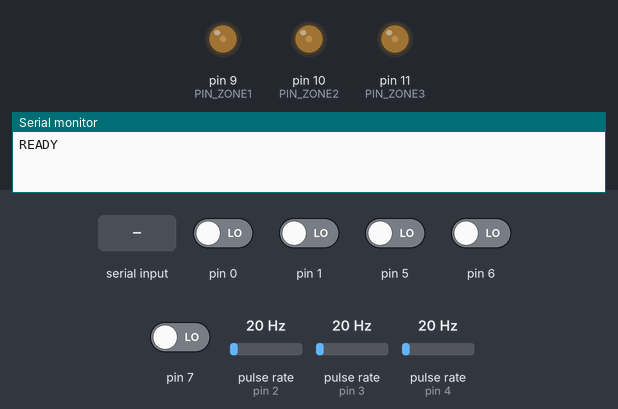
Recording of a sketch running on a simulated Arduino Nano, built with avr-gcc and run on an emulated ATmega328P. On the bench: output pins drawn as LEDs (lit = HIGH), the last lines printed to the serial monitor. Wiring (inferred from the names in the program): 3 × pulse sensor: data pin 2 / data pin 3 / data pin 4. The inputs (shaded band) are chosen by the test bench; at power-on: pin 0, pin 1, pin 5–7 LOW, pulse rate (sensors on pin 2, pin 3, pin 4) 20 Hz.

Above: at 1.2 s.
1.3 s: "Z1:128\n" received over Serial
At 1.8 s:
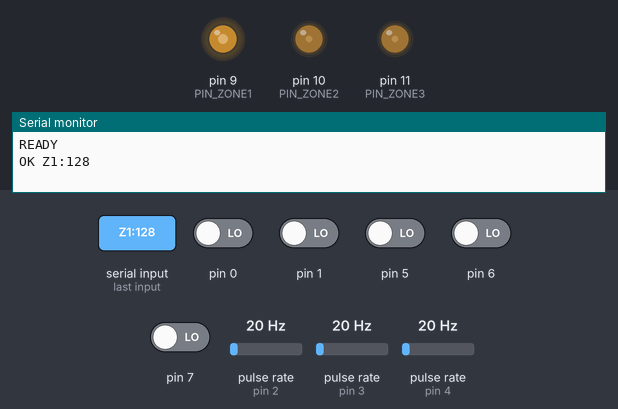
2.8 s: "A:128\n" received over Serial
At 4.0 s:
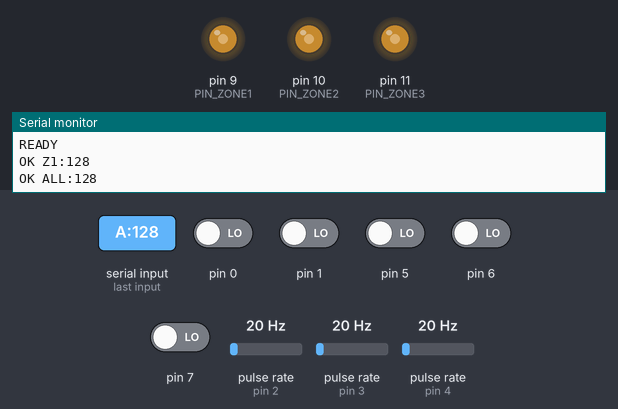
4.3 s: "W:30\n" received over Serial
At 35.2 s:
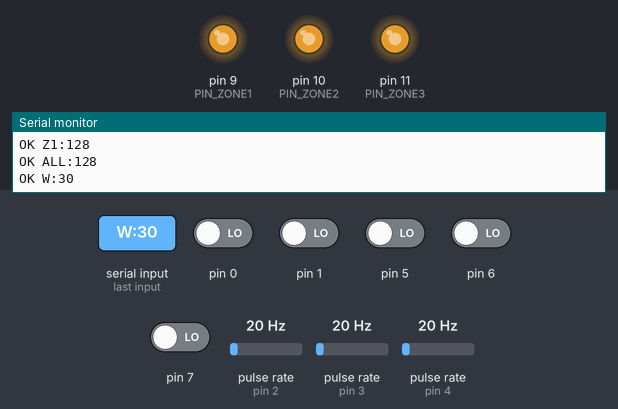
Timing chart, 0 to 35.8 s (numbered marks = the images above; inputs shaded):
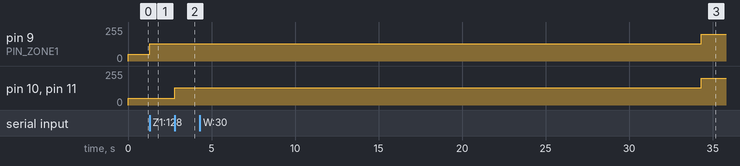

Measured:
- after the input at 1.3 s, pin 9 (PIN_ZONE1): 50/255 → 128/255 at once
- after the input at 2.8 s, pin 10 (PIN_ZONE2), pin 11 (PIN_ZONE3): 50/255 → 128/255 at once
- after the input at 4.3 s, pin 9 (PIN_ZONE1), pin 10 (PIN_ZONE2), pin 11 (PIN_ZONE3): 128/255 → 200/255 after 30.0 s

The sketch:

fan_zone_control.ino
```cpp
/*
 * fan_zone_control.ino  —  proxmox-fancontrol firmware v1
 * 3-Zone PWM fan controller for Arduino Nano (ATmega328P)
 *
 * Zones (PWM out):
 *   Zone 1 → Pin  9 (OC1A, Timer1) — Front fans: drive stack cooling
 *   Zone 2 → Pin 10 (OC1B, Timer1) — Top fans:   CPU + airflow
 *   Zone 3 → Pin 11 (OC2A, Timer2) — Rear fan:   CPU + airflow
 *
 * Tach (optional, RPM in): connect ONE fan's tach wire per zone
 *   Zone 1 → D2 (INT0)   Zone 2 → D3 (INT1)   Zone 3 → D4 (PCINT20)
 *   Internal pull-ups are enabled. Never join tach wires of several fans.
 *   Unconnected tach pins simply report 0.
 *
 * PWM frequency:
 *   Pins 9 & 10 (Timer1): 25 kHz   — proper 4-pin PWM fan spec
 *   Pin  11    (Timer2):  ~31.4 kHz — close enough for most fans
 *
 * Serial protocol (9600 baud, newline terminated):
 *   "Z1:128"  → set zone 1 to PWM 128 (0–255)       reply "OK Z1:128"
 *   "A:128"   → set all zones                        reply "OK ALL:128"
 *   "?"       → query PWM                            reply "Z1:128 Z2:200 Z3:50"
 *   "V"       → firmware version                     reply "VER 1"
 *   "R"       → fan RPM per zone                     reply "R1:1200 R2:900 R3:0"
 *   "W:30"    → watchdog: if no command for 30 s, set all zones to
 *               FAILSAFE_PWM until the host talks again. "W:0" disables.
 *               Off at boot; the daemon enables it when it connects.
 */

// ── Pin assignments ──────────────────────────────────────────────
const uint8_t PIN_ZONE1 = 9;   // Front fans  (Timer1A)
const uint8_t PIN_ZONE2 = 10;  // Top fans    (Timer1B)
const uint8_t PIN_ZONE3 = 11;  // Rear fan    (Timer2A)

const uint8_t PIN_TACH1 = 2;   // INT0
const uint8_t PIN_TACH2 = 3;   // INT1
const uint8_t PIN_TACH3 = 4;   // PCINT20 (port D)

// ── Tunables ─────────────────────────────────────────────────────
const uint8_t  PWM_DEFAULT      = 50;    // on power-up, until host sets values
const uint8_t  FAILSAFE_PWM     = 200;   // watchdog fired: host went silent
const uint8_t  TACH_PULSES_REV  = 2;     // standard PC fans: 2 pulses / revolution
const uint16_t TACH_WINDOW_MS   = 2000;  // RPM measurement window
const uint16_t TACH_DEBOUNCE_US = 1500;  // ignore edges closer than this (noise)

// ── State ─────────────────────────────────────────────────────────
uint8_t  zoneValues[4] = {0, PWM_DEFAULT, PWM_DEFAULT, PWM_DEFAULT}; // index 1–3
uint8_t  hostValues[4] = {0, PWM_DEFAULT, PWM_DEFAULT, PWM_DEFAULT}; // what host asked for

volatile uint16_t tachCount[4] = {0, 0, 0, 0};
volatile uint32_t tachLastUs[4] = {0, 0, 0, 0};
uint16_t rpm[4] = {0, 0, 0, 0};
uint32_t tachWindowStart = 0;

uint32_t watchdogMs     = 0;     // 0 = disabled
uint32_t lastCommandMs  = 0;
bool     failsafeActive = false;

// ── Timer1 25 kHz setup (pins 9 & 10) ────────────────────────────
void setupTimer1_25kHz() {
  // Fast PWM, ICR1 as TOP: 16e6 / (1 * (1 + 639)) = 25 000 Hz
  TCCR1A = _BV(COM1A1) | _BV(COM1B1) | _BV(WGM11);
  TCCR1B = _BV(WGM13)  | _BV(WGM12)  | _BV(CS10);  // prescaler=1
  ICR1   = 639;
  OCR1A  = 0;
  OCR1B  = 0;
}

void writeZone1(uint8_t val) { OCR1A = map(val, 0, 255, 0, ICR1); }
void writeZone2(uint8_t val) { OCR1B = map(val, 0, 255, 0, ICR1); }

// ── Timer2 ~31 kHz setup (pin 11) ────────────────────────────────
void setupTimer2_31kHz() {
  // Phase-correct PWM on OC2A, prescaler=1: 16e6 / 510 ≈ 31 372 Hz
  TCCR2A = _BV(COM2A1) | _BV(WGM20);
  TCCR2B = _BV(CS20);
  OCR2A  = 0;
}

void writeZone3(uint8_t val) { OCR2A = val; }

// ── Apply a value to a zone ───────────────────────────────────────
void applyZone(uint8_t zone, uint8_t val) {
  zoneValues[zone] = val;
  switch (zone) {
    case 1: writeZone1(val); break;
    case 2: writeZone2(val); break;
    case 3: writeZone3(val); break;
  }
}

void setZone(uint8_t zone, uint8_t val) {
  hostValues[zone] = val;
  if (!failsafeActive) applyZone(zone, val);
}

// ── Tach interrupts ───────────────────────────────────────────────
inline void tachEdge(uint8_t z) {
  uint32_t now = micros();
  if (now - tachLastUs[z] >= TACH_DEBOUNCE_US) {
    tachLastUs[z] = now;
    tachCount[z]++;
  }
}
void isrTach1() { tachEdge(1); }
void isrTach2() { tachEdge(2); }

volatile uint8_t lastPortD = 0;
ISR(PCINT2_vect) {               // D4 = PD4
  uint8_t pd = PIND;
  if ((lastPortD & _BV(PD4)) && !(pd & _BV(PD4))) tachEdge(3);  // falling edge
  lastPortD = pd;
}

void setupTach() {
  pinMode(PIN_TACH1, INPUT_PULLUP);
  pinMode(PIN_TACH2, INPUT_PULLUP);
  pinMode(PIN_TACH3, INPUT_PULLUP);
  attachInterrupt(digitalPinToInterrupt(PIN_TACH1), isrTach1, FALLING);
  attachInterrupt(digitalPinToInterrupt(PIN_TACH2), isrTach2, FALLING);
  lastPortD = PIND;
  PCICR  |= _BV(PCIE2);          // enable port D pin-change interrupts
  PCMSK2 |= _BV(PCINT20);        // only D4
  tachWindowStart = millis();
}

void updateTach() {
  uint32_t now = millis();
  uint32_t elapsed = now - tachWindowStart;
  if (elapsed < TACH_WINDOW_MS) return;
  for (uint8_t z = 1; z <= 3; z++) {
    noInterrupts();
    uint16_t c = tachCount[z];
    tachCount[z] = 0;
    interrupts();
    rpm[z] = (uint32_t)c * 60000UL / (elapsed * TACH_PULSES_REV);
  }
  tachWindowStart = now;
}

// ── Watchdog (host silence → failsafe) ────────────────────────────
void updateWatchdog() {
  if (watchdogMs == 0 || failsafeActive) return;
  if (millis() - lastCommandMs > watchdogMs) {
    failsafeActive = true;
    for (uint8_t z = 1; z <= 3; z++) {
      applyZone(z, max(hostValues[z], FAILSAFE_PWM));
    }
  }
}

void leaveFailsafe() {
  if (!failsafeActive) return;
  failsafeActive = false;
  for (uint8_t z = 1; z <= 3; z++) applyZone(z, hostValues[z]);
}

// ── Serial command parser ─────────────────────────────────────────
char    inputBuffer[24];
uint8_t inputLen = 0;

uint8_t parsePwm(const char* s) {
  long v = atol(s);
  if (v < 0) v = 0;
  if (v > 255) v = 255;
  return (uint8_t)v;
}

void handleCommand(const char* cmd) {
  lastCommandMs = millis();
  leaveFailsafe();

  if (strcmp(cmd, "?") == 0) {
    Serial.print("Z1:");  Serial.print(zoneValues[1]);
    Serial.print(" Z2:"); Serial.print(zoneValues[2]);
    Serial.print(" Z3:"); Serial.println(zoneValues[3]);
    return;
  }

  if (strcmp(cmd, "V") == 0) {
    Serial.println("VER 1");
    return;
  }

  if (strcmp(cmd, "R") == 0) {
    Serial.print("R1:");  Serial.print(rpm[1]);
    Serial.print(" R2:"); Serial.print(rpm[2]);
    Serial.print(" R3:"); Serial.println(rpm[3]);
    return;
  }

  if (cmd[0] == 'W' && cmd[1] == ':') {
    long s = atol(cmd + 2);
    if (s < 0) s = 0;
    watchdogMs = (uint32_t)s * 1000UL;
    Serial.print("OK W:");
    Serial.println(s);
    return;
  }

  if (cmd[0] == 'A' && cmd[1] == ':') {
    uint8_t val = parsePwm(cmd + 2);
    setZone(1, val); setZone(2, val); setZone(3, val);
    Serial.print("OK ALL:");
    Serial.println(val);
    return;
  }

  if (cmd[0] == 'Z' && cmd[2] == ':' && strlen(cmd) >= 4) {
    uint8_t zone = cmd[1] - '0';
    if (zone >= 1 && zone <= 3) {
      uint8_t val = parsePwm(cmd + 3);
      setZone(zone, val);
      Serial.print("OK Z");
      Serial.print(zone);
      Serial.print(":");
      Serial.println(val);
      return;
    }
  }

  Serial.println("ERR unknown command");
}

// ── Arduino lifecycle ─────────────────────────────────────────────
void setup() {
  pinMode(PIN_ZONE1, OUTPUT);
  pinMode(PIN_ZONE2, OUTPUT);
  pinMode(PIN_ZONE3, OUTPUT);

  setupTimer1_25kHz();
  setupTimer2_31kHz();

  for (uint8_t z = 1; z <= 3; z++) setZone(z, PWM_DEFAULT);

  setupTach();

  Serial.begin(9600);
  Serial.println("READY");
  lastCommandMs = millis();
}

void loop() {
  while (Serial.available()) {
    char c = (char)Serial.read();
    if (c == '\n' || c == '\r') {
      inputBuffer[inputLen] = '\0';
      // trim trailing spaces
      while (inputLen > 0 && inputBuffer[inputLen - 1] == ' ') inputBuffer[--inputLen] = '\0';
      if (inputLen > 0) handleCommand(inputBuffer);
      inputLen = 0;
    } else if (inputLen < sizeof(inputBuffer) - 1) {
      inputBuffer[inputLen++] = c;
    }
  }
  updateTach();
  updateWatchdog();
}
```
